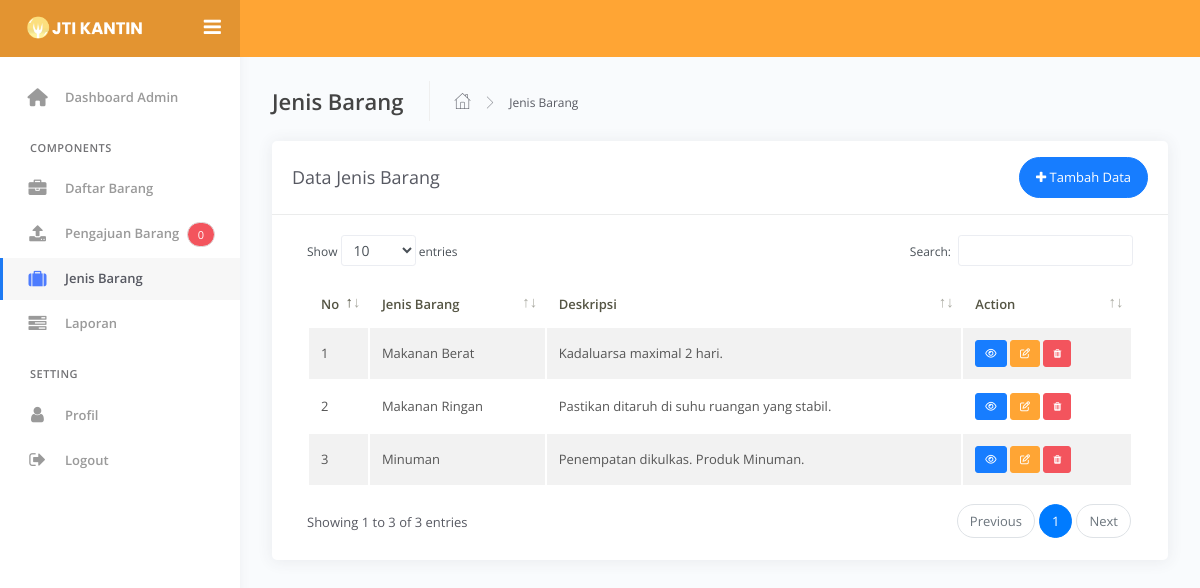
/admin/index.php?view=datajenisbarang, run on the app's committed database.
### tables this page shows
CREATE TABLE `jenisbarang` (
  `jenisBarang` varchar(225) NOT NULL,
  `deskripsi` varchar(225) NOT NULL
);

### admin/master/jenisbarang/datajenisbarang.php (the view, shortened to what this page needs)
<?php
include 'crudDataJenisBarang.php';
?>
<div class="main-panel">
	<div class="content">
		<div class="page-inner">
			<div class="page-header">
				<h4 class="page-title">Jenis Barang</h4>
				<ul class="breadcrumbs">
					<li class="nav-home">
						<a href="#">
							<i class="flaticon-home"></i>
						</a>
					</li>
					<li class="separator">
						<i class="flaticon-right-arrow"></i>
					</li>
					<li class="nav-item">
						<a href="#">Jenis Barang</a>
					</li>
				</ul>
			</div>
			<div class="row">
				<div class="col-md-12">
					<div class="card">
						<div class="card-header">
							<div class="d-flex align-items-center">
								<h4 class="card-title">Data Jenis Barang</h4>
								<button class="btn btn-primary btn-round ml-auto" data-toggle="modal" data-target="#modalAddBarang">
									<i class="fa fa-plus"></i>
									Tambah Data
								</button>
							</div>
						</div>
						<div class="card-body">
							<div class="table-responsive">
								<table id="add-row" class="display table table-striped table-hover">
									<thead>
										<tr>
											<th>No</th>
											<th>Jenis Barang</th>
											<th>Deskripsi</th>
											<th>Action</th>
										</tr>
									</thead>
									<tbody>
										<?php
										$no = 1;
										$query = mysqli_query($conn, 'SELECT * from jenisbarang');
										while ($barang = mysqli_fetch_array($query)) {
										?>
											<tr>
												<td><?php echo $no++ ?></td>
												<td><?php echo $barang['jenisBarang'] ?></td>
												<td><?php echo $barang['deskripsi'] ?></td>
												<td>
													<a href="#modalDetailBarang<?php echo $barang['jenisBarang'] ?>" data-toggle="modal" title="Detail" class="btn btn-xs btn-primary"><i class="fa fa-eye"></i></a>
													<a href="#modalEditBarang<?php echo $barang['jenisBarang'] ?>" data-toggle="modal" title="Edit" class="btn btn-xs btn-warning"><i class="fa fa-edit"></i></a>
													<a href="#modalHapusBarang<?php echo $barang['jenisBarang'] ?>" data-toggle="modal" title="Hapus" class="btn btn-xs btn-danger"><i class="fa fa-trash"></i></a>
												</td>
											</tr>
										<?php } ?>
									</tbody>
								</table>
							</div>
						</div>
					</div>
				</div>
			</div>
		</div>
	</div>
</div>

### data on the page
jenisbarang: jenisBarang "Makanan Berat", deskripsi "Kadaluarsa maximal 2 hari."
jenisbarang: jenisBarang "Makanan Ringan", deskripsi "Pastikan ditaruh di suhu ruangan yang stabil."
jenisbarang: jenisBarang "Minuman", deskripsi "Penempatan dikulkas. Produk Minuman."

### other printed values
$q['waitingroom'] "0"
